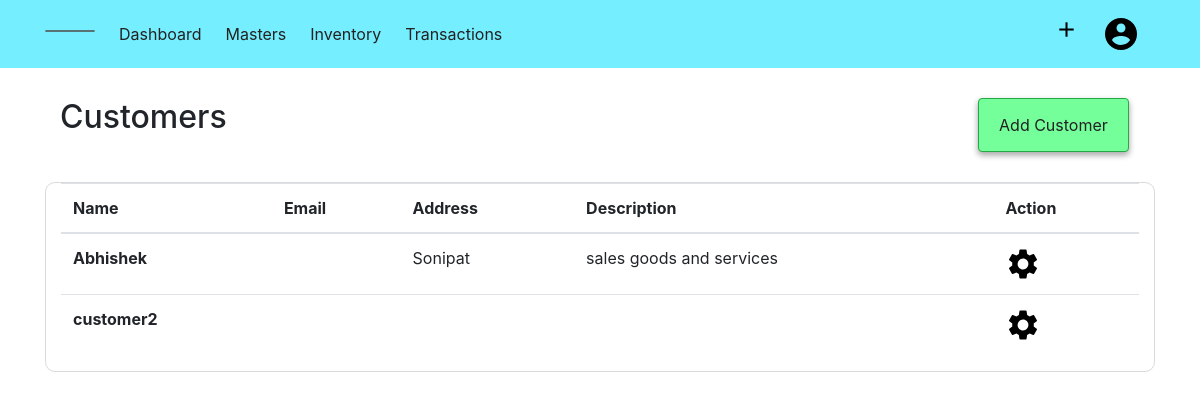
The page /customer (signed in) on the database as committed earlier.
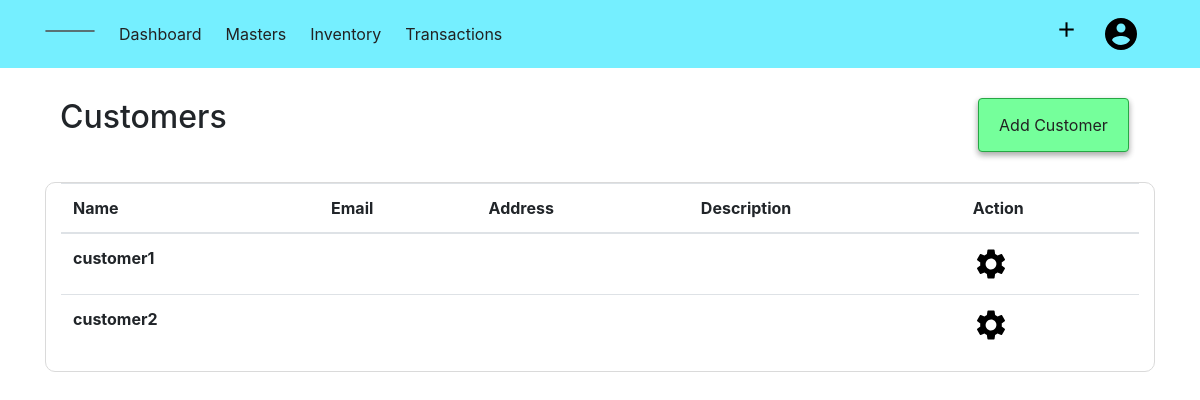
The same page on the database as committed later.
### acsystem/models.py (models this page shows, shortened)
class Customer(db.Model):
    id = db.Column(db.Integer, primary_key=True)
    name = db.Column(db.String(40), nullable=False)
    first = db.Column(db.String(40))
    last = db.Column(db.String(40))
    mailingname = db.Column(db.String(40))
    address = db.Column(db.String(100))
    country = db.Column(db.String(30))
    state = db.Column(db.String(30))
    pin = db.Column(db.Integer)
    email = db.Column(db.String(50))
    phoneno = db.Column(db.Integer)
    gstno = db.Column(db.Integer)
    openingbalance = db.Column(db.Integer, default=0, nullable=False)
    currentbalance = db.Column(db.Integer, default=0, nullable=False)
    description = db.Column(db.Text)
    company_id = db.Column(db.Integer, db.ForeignKey('company.id', ondelete="CASCADE"), nullable=False)

### acsystem/customer/routes.py (the view)
@customers.route('/customer')
@login_required
def customerlist():
    if current_user.activecompany == 0:
        flash(f"No Company is Activated! ","warning")
        return redirect(url_for('company.companies'))
    customers = Customer.query.filter_by(company_id = current_user.activecompany).all()
    return render_template('customertemplate/customerlist.html', title='Customers', customers=customers)

### acsystem/models.py (called while the page is built)
@login_manager.user_loader
def load_user(user_id):
    return User.query.get(int(user_id))

### acsystem/templates/customertemplate/customerlist.html
{% extends "layout.html"%}
{% block content %}
<div class="container">
    <div class="container-fluid">
        <h2 class="float-left">Customers</h2>
        <ul class="nav justify-content-end">
            <li class="btn btn-success">
                <a class="nav-link" href="{{ url_for('customers.addcustomer') }}">Add Customer</a>
            </li>
        </ul>
    </div>
    <div class="container-fluid" style="border:1px solid rgb(218, 218, 218); border-radius:10px;">
        <table class="table table-hover">
            <thead>
                <tr>
                    <th scope="col">Name</th>
                    <th scope="col">Email</th>
                    <th scope="col">Address</th>
                    <th scope="col">Description</th>
                    <th scope="col">Action</th>
                </tr>
            </thead>
            <tbody>
                {% for customer in customers %}
                <tr>
                    <th scope="row">{{customer.name }}</th>
                    <td>{{ customer.email }}</td>
                    <td>{{ customer.address }}</td>
                    <td>{{ customer.description }}</td>
                    <td>
                        <a href="{{ url_for('customers.showcustomer', customer_id = customer.id) }}">
                        <img src="{{ url_for('static',filename='images/setting.png') }}" alt="Setting">
                        </a>
                    </td>
                {% endfor %}
            </tbody>
        </table>
    </div>
</div>
{% endblock content %}

Rows that differ between the two databases and show on the page:
removed Customer: name "Abhishek", address "Sonipat", description "sales goods and services"
added Customer: name "customer1"
